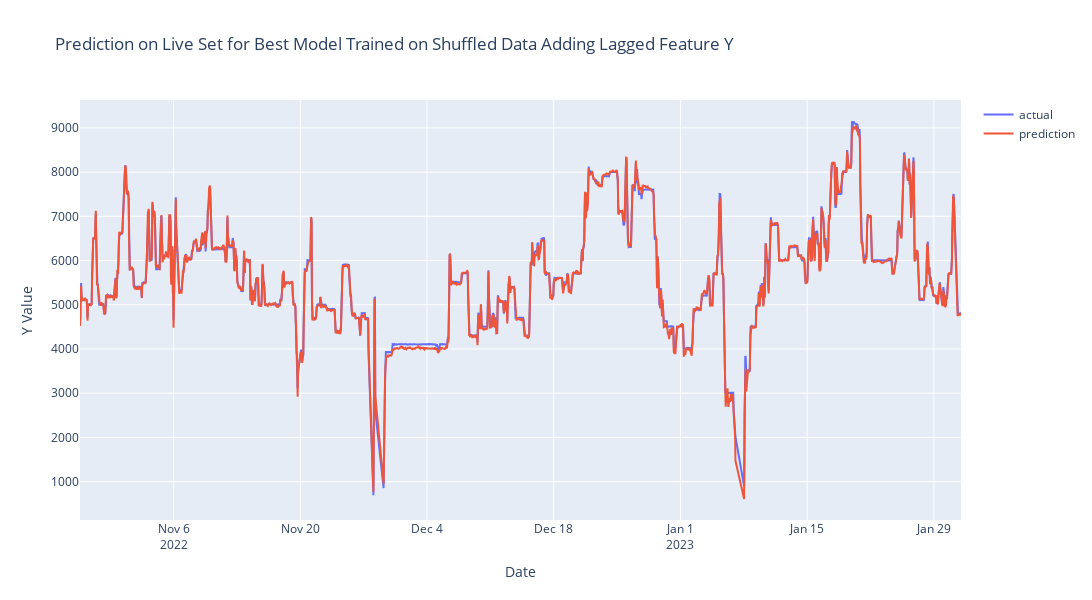

The notebook cell saved with this chart:
### Markdown cell above
#### Visualization

### Code cell
fig = go.Figure()
fig.add_trace(go.Scatter(x=live_X.index, y=live_y, mode='lines', name='actual'))
fig.add_trace(go.Scatter(x=live_X.index, y=live_y_pred, mode='lines', name='prediction'))
fig.update_layout(title='Prediction on Live Set for Best Model Trained on Shuffled Data Adding Lagged Feature Y',
                xaxis_title='Date',
                yaxis_title='Y Value',
                width=1200,
                height=600)
# fig.write_html(cfg.shuffle_or_not.v2.shuffle.live_plot)
fig.show()

### Figure 1 — Plotly figure (JSON) as saved in the notebook; plotly's stock layout.template omitted (floating-point values rounded to 4 significant figures; data arrays with more than 128 entries replaced by an {"elided": "..."} marker saying what was removed)
{"data": [{"mode": "lines", "name": "actual", "type": "scatter", "x": {"elided": "2282 str values"}, "y": {"elided": "2282 float values"}}, {"mode": "lines", "name": "prediction", "type": "scatter", "x": {"elided": "2282 str values"}, "y": {"elided": "2282 float values"}}], "layout": {"height": 600, "title": {"text": "Prediction on Live Set for Best Model Trained on Shuffled Data Adding Lagged Feature Y"}, "width": 1200, "xaxis": {"title": {"text": "Date"}}, "yaxis": {"title": {"text": "Y Value"}}}}
